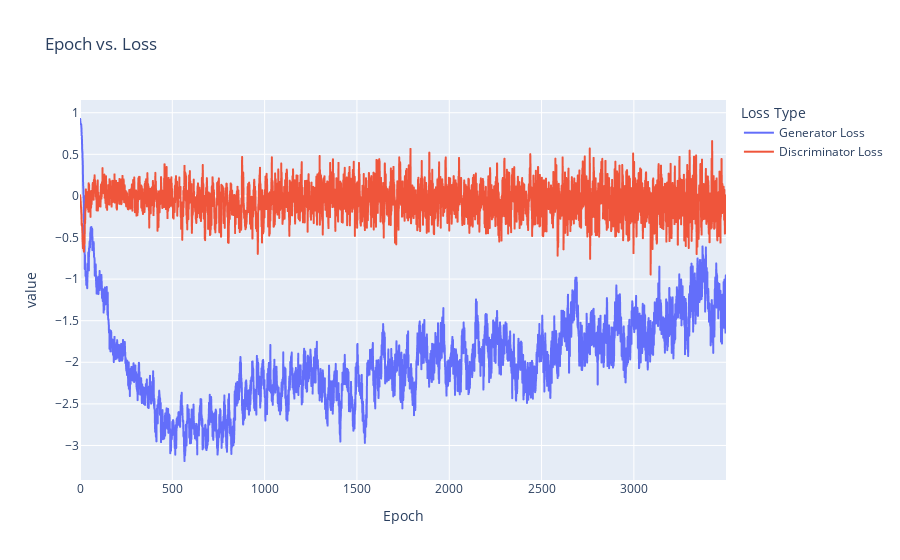

Source (notebook cell):
### Code cell
import plotly.express as px

loss_values_reformatted = pd.melt(
    loss_values,
    id_vars=['Epoch'],
    var_name='Loss Type'
)

fig = px.line(loss_values_reformatted, x="Epoch", y="value", color="Loss Type", title='Epoch vs. Loss')
fig.show()

### Figure 1 — Plotly figure (JSON) as saved in the notebook; plotly's stock layout.template omitted (floating-point values rounded to 4 significant figures; data arrays with more than 128 entries replaced by an {"elided": "..."} marker saying what was removed)
{"data": [{"hovertemplate": "Loss Type=Generator Loss<br>Epoch=%{x}<br>value=%{y}<extra></extra>", "legendgroup": "Generator Loss", "line": {"color": "#636efa", "dash": "solid"}, "marker": {"symbol": "circle"}, "mode": "lines", "name": "Generator Loss", "showlegend": true, "type": "scattergl", "x": {"elided": "3500 int values"}, "xaxis": "x", "y": {"elided": "3500 float values"}, "yaxis": "y"}, {"hovertemplate": "Loss Type=Discriminator Loss<br>Epoch=%{x}<br>value=%{y}<extra></extra>", "legendgroup": "Discriminator Loss", "line": {"color": "#EF553B", "dash": "solid"}, "marker": {"symbol": "circle"}, "mode": "lines", "name": "Discriminator Loss", "showlegend": true, "type": "scattergl", "x": {"elided": "3500 int values"}, "xaxis": "x", "y": {"elided": "3500 float values"}, "yaxis": "y"}], "layout": {"legend": {"title": {"text": "Loss Type"}, "tracegroupgap": 0}, "title": {"text": "Epoch vs. Loss"}, "xaxis": {"anchor": "y", "domain": [0, 1], "title": {"text": "Epoch"}}, "yaxis": {"anchor": "x", "domain": [0, 1], "title": {"text": "value"}}}}
